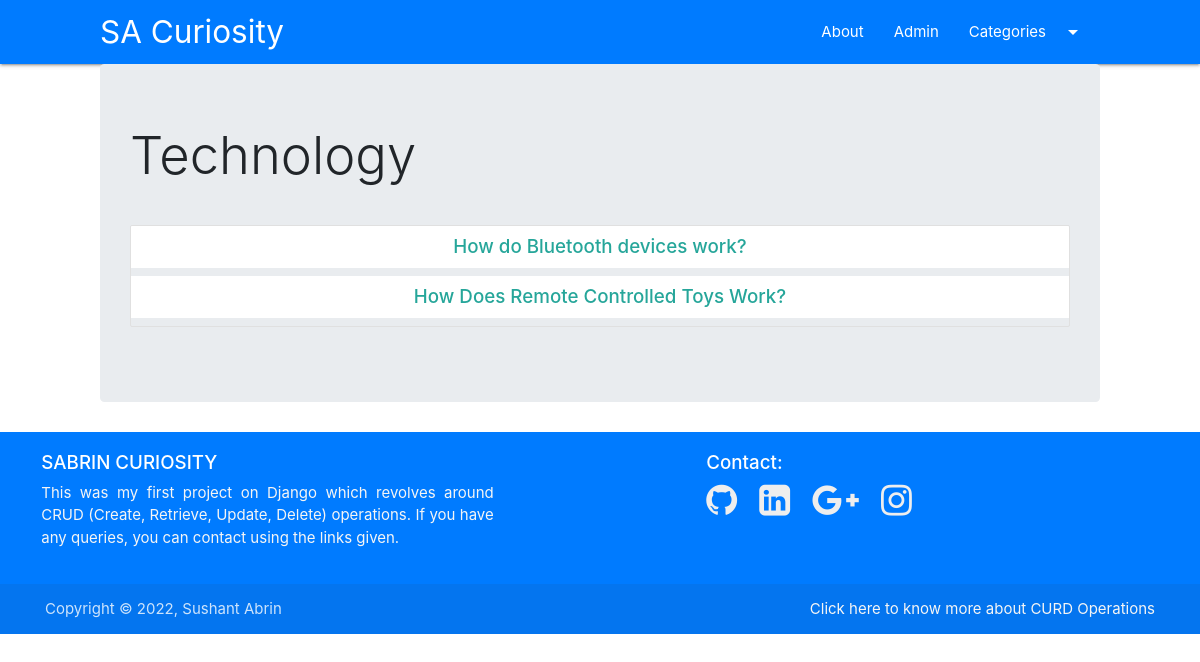
/category/urltestcategory, run on the app's committed database.
### curiosity/models.py (models this page shows, shortened)
class Category(models.Model):
    title = models.CharField(max_length=100)
    cat_id = models.AutoField(primary_key=True)
    description = models.TextField()
    url = models.CharField(max_length=100)
    image = models.ImageField(upload_to='category/')
    date_added = models.DateTimeField(auto_now_add=True,null=True)

class Post(models.Model):
    post_id = models.AutoField(primary_key = True)
    title = models.CharField(max_length=200)
    content = HTMLField()
    url=models.CharField(max_length=100)
    cat = models.ForeignKey(Category,on_delete=models.CASCADE)
    image = models.ImageField(upload_to='post/')
    date_added = models.DateTimeField(auto_now_add=True,null=True)

### curiosity/views.py (the view)
# urls.py: path('category/<slug:url>',category)
def category(request,url):
    cat = Category.objects.get(url=url)
    posts = Post.objects.filter(cat=cat)
    return render(request,"category.html",{'cat':cat, 'posts':posts})

### templates/category.html (shortened to what this page needs)
{%extends 'base.html'%}
{%block content%}
<div class="jumbotron">
  <h1 class="display-4">{{cat.title}}</h1>
  <center>
    <div class="collection">
          {% for p in posts%}
           <h5><a href="/curiosity/{{p.url}}" class="collection-item">{{p.title}}</a></h5>
           {%empty%}
           <h5 style="color:grey;">No posts in this category</h5>
           {%endfor%}
    </div>
</div>
{%endblock%}

### data on the page
Category: title "Technology"
Post: title "How do Bluetooth devices work?"
Post: title "How Does Remote Controlled Toys Work?"
